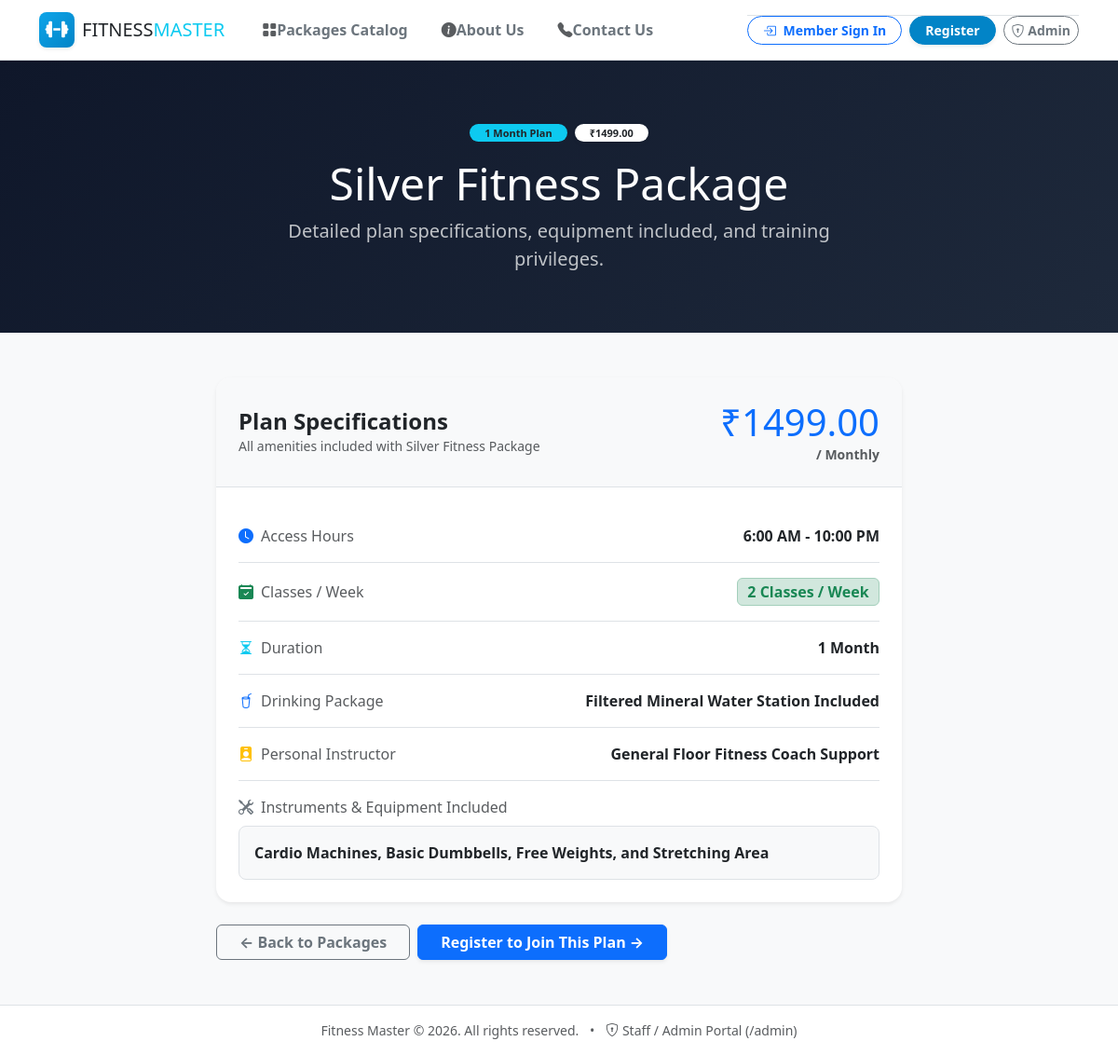
The app's page /packages/5/ with its own data.
### packages/models.py (models this page shows, shortened)
class Packages(models.Model):
    title = models.CharField(
        max_length=150,
        verbose_name="Package Title",
        help_text="Title or name of the package"
    )
    price = models.DecimalField(
        max_digits=10,
        decimal_places=2,
        verbose_name="Price",
        help_text="Package price"
    )
    duration = models.CharField(
        max_length=80,
        verbose_name="Duration",
        help_text="Duration (e.g. 1 Month, 3 Months, 6 Months, 1 Year)"
    )
    access_hours = models.CharField(
        max_length=120,
        verbose_name="Access Hours",
        help_text="Gym access hours (e.g. 24/7 Access, 6 AM - 10 PM)"
    )
    instruments = models.TextField(
        verbose_name="Instruments / Equipment",
        help_text="Equipment and instruments included with this package"
    )
    classes_per_week = models.CharField(
        max_length=80,
        verbose_name="Classes Per Week",
        help_text="Number of classes per week (e.g. 3 Classes/week, Unlimited)"
    )
    membership_duration = models.CharField(
        max_length=80,
        verbose_name="Membership Duration",
        help_text="Billing / commitment duration (e.g. Monthly, Quarterly, Annual)"
    )
    drinking_package = models.CharField(
        max_length=150,
        verbose_name="Drinking Package",
        help_text="Beverage benefits (e.g. Unlimited Mineral Water, Protein Shakes Included, None)"
    )
    personal_instructor = models.CharField(
        max_length=150,
        verbose_name="Personal Instructor",
        help_text="Trainer allocation (e.g. 1-on-1 Dedicated Trainer, 2 Free Sessions/Month, None)"
    )
    created_at = models.DateTimeField(auto_now_add=True)
    updated_at = models.DateTimeField(auto_now=True)
    class Meta:
        verbose_name = "Package"
        verbose_name_plural = "Packages"
        ordering = ['price']

### packages/views.py (the view)
# urls.py: path('packages/<int:pk>/', views.package_detail_view, name='package_detail'),
def package_detail_view(request, pk):
    package = get_object_or_404(Packages, pk=pk)
    related_packages = Packages.objects.exclude(pk=pk).order_by('price')[:2]
    is_user_portal = bool(request.session.get('is_user_authenticated') or request.GET.get('portal') == 'user')
    return render(request, 'packages/package_detail.html', {
        'package': package,
        'related_packages': related_packages,
        'is_user_page': is_user_portal,
    })

### templates/packages/package_detail.html (shortened to what this page needs)
{% extends 'base.html' %}
{% block auth_content %}
<div class="min-vh-100 d-flex flex-column bg-light">
  <nav class="navbar navbar-expand-lg navbar-light bg-white border-bottom shadow-sm sticky-top py-2.5">
    <div class="container">
      <a href="{% if request.session.is_user_authenticated %}{% url 'user_dashboard' %}{% else %}{% url 'packages_cards' %}{% endif %}" class="navbar-brand d-flex align-items-center gap-2 me-lg-4 text-decoration-none">
        <div class="rounded-3 p-2 text-white d-flex align-items-center justify-content-center shadow-sm" style="width: 38px; height: 38px; background: linear-gradient(135deg, #0ea5e9, #0284c7);">
          <i class="fa-solid fa-dumbbell fs-5"></i>
        </div>
        <span class="fw-black text-dark tracking-wide fs-5">FITNESS<span class="text-info">MASTER</span></span>
      </a>
      <div class="collapse navbar-collapse" id="detailGlobalNavbar">
        <ul class="navbar-nav me-auto mb-2 mb-lg-0 gap-1 pt-2 pt-lg-0">
          <li class="nav-item">
            <a class="nav-link fw-semibold text-secondary d-flex align-items-center gap-1.5 px-3 py-1.5 rounded-pill" href="{% url 'packages_cards' %}">
              <i class="bi bi-grid-fill text-muted"></i> Packages Catalog
            </a>
          </li>
          <li class="nav-item">
            <a class="nav-link fw-semibold text-secondary d-flex align-items-center gap-1.5 px-3 py-1.5 rounded-pill" href="{% url 'about_us' %}">
              <i class="bi bi-info-circle-fill text-muted"></i> About Us
            </a>
          </li>
          <li class="nav-item">
            <a class="nav-link fw-semibold text-secondary d-flex align-items-center gap-1.5 px-3 py-1.5 rounded-pill" href="{% url 'contact_us' %}">
              <i class="bi bi-telephone-fill text-muted"></i> Contact Us
            </a>
          </li>
        </ul>
        <div class="d-flex flex-wrap align-items-center gap-2 pt-2 pt-lg-0 border-top border-lg-0">
          {% if request.session.is_user_authenticated %}
            <div class="dropdown">
              <button class="btn btn-light border bg-white rounded-pill px-3 py-1.5 d-flex align-items-center gap-2 shadow-sm dropdown-toggle text-dark fw-bold" type="button" id="detailProfileDropdown" data-bs-toggle="dropdown" aria-expanded="false" style="font-size: 13px;">
                <div class="rounded-circle bg-primary text-white fw-bold d-flex align-items-center justify-content-center" style="width: 28px; height: 28px; font-size: 11px;">
                  {{ request.session.user_username|slice:":2"|upper }}
                </div>
                <span class="text-truncate" style="max-width: 140px;">{{ request.session.user_username }}</span>
              </button>
              <ul class="dropdown-menu dropdown-menu-end shadow-lg border-0 rounded-4 p-2 mt-2" aria-labelledby="detailProfileDropdown" style="min-width: 250px; border: 1px solid #e2e8f0 !important;">
                <li class="px-3 py-2.5 border-bottom bg-light rounded-3 mb-1">
                  <div class="d-flex align-items-center justify-content-between mb-1">
                    <small class="text-muted fw-bold text-uppercase" style="font-size: 10px;">Authenticated Member</small>
                    <span class="badge bg-success text-white px-2 py-0.5 rounded-pill" style="font-size: 9.5px;">Active</span>
                  </div>
                  <strong class="text-dark d-block text-truncate fs-6">{{ request.session.user_username }}</strong>
                </li>
                <li>
                  <a class="dropdown-item rounded-3 py-2 fw-semibold d-flex align-items-center gap-2 small" href="{% url 'user_dashboard' %}#memberProfileSection">
                    <i class="bi bi-person-circle text-primary"></i> My Profile
                  </a>
                </li>
                <li>
                  <a class="dropdown-item rounded-3 py-2 fw-semibold d-flex align-items-center gap-2 small" href="{% url 'packages_cards' %}">
                    <i class="bi bi-box-seam text-info"></i> Packages Catalog
                  </a>
                </li>
                <li><hr class="dropdown-divider my-1"></li>
                <li>
                  <a class="dropdown-item rounded-3 py-2 fw-bold text-danger d-flex align-items-center gap-2 small" href="{% url 'user_logout' %}">
                    <i class="bi bi-box-arrow-right"></i> Sign Out
                  </a>
                </li>
              </ul>
            </div>
          {% else %}
            <a href="{% url 'user_login' %}" class="btn btn-outline-primary btn-sm fw-bold px-3 py-1.5 rounded-pill">
              <i class="bi bi-box-arrow-in-right me-1"></i> Member Sign In
            </a>
            <a href="{% url 'user_register' %}" class="btn btn-primary btn-sm fw-bold px-3 py-1.5 rounded-pill shadow-sm" style="background-color: #0284c7; border-color: #0284c7;">
              Register
            </a>
            <a href="{% url 'admin_gateway' %}" class="btn btn-outline-secondary btn-sm fw-semibold rounded-pill px-2.5 py-1.5" title="Administrator Operations Portal (/admin)">
              <i class="bi bi-shield-lock"></i> <span class="d-none d-xl-inline">Admin</span>
            </a>
          {% endif %}
        </div>
      </div>
    </div>
  </nav>
  <div class="py-5 text-center text-white" style="background: linear-gradient(135deg, #0f172a, #1e293b);">
    <div class="container py-3">
      <div class="d-inline-flex align-items-center gap-2 mb-3">
        <span class="badge bg-info text-dark fw-bold px-3 py-1.5 rounded-pill" style="font-size: 11px;">
          {{ package.duration }} Plan
        </span>
        <span class="badge bg-white text-dark fw-bold px-3 py-1.5 rounded-pill shadow-sm" style="font-size: 11px;">
          ₹{{ package.price }}
        </span>
      </div>
      <h1 class="display-5 fw-black mb-2 text-white">{{ package.title }}</h1>
      <p class="lead text-light text-opacity-75 mb-0 mx-auto" style="max-width: 650px;">
        Detailed plan specifications, equipment included, and training privileges.
      </p>
    </div>
  </div>
  <div class="container py-5 flex-grow-1">
    <div class="row g-4 justify-content-center">
      <div class="col-lg-8">
        <div class="card border-0 rounded-4 shadow-sm bg-white overflow-hidden mb-4">
          <div class="p-4 bg-light border-bottom d-flex flex-wrap align-items-center justify-content-between gap-2">
            <div>
              <h4 class="fw-bold text-dark mb-0">Plan Specifications</h4>
              <small class="text-muted">All amenities included with {{ package.title }}</small>
            </div>
            <div class="text-end">
              <span class="display-6 fw-black text-primary">₹{{ package.price }}</span>
              <small class="text-muted d-block fw-semibold">/ {{ package.membership_duration }}</small>
            </div>
          </div>
          <div class="p-4">
            <ul class="list-unstyled mb-0">
              <li class="py-3 border-bottom d-flex align-items-center justify-content-between">
                <span class="text-muted"><i class="bi bi-clock-fill text-primary me-2"></i>Access Hours</span>
                <strong class="text-dark">{{ package.access_hours }}</strong>
              </li>
              <li class="py-3 border-bottom d-flex align-items-center justify-content-between">
                <span class="text-muted"><i class="bi bi-calendar2-check-fill text-success me-2"></i>Classes / Week</span>
                <span class="badge bg-success-subtle text-success border border-success-subtle fw-bold fs-6">{{ package.classes_per_week }}</span>
              </li>
              <li class="py-3 border-bottom d-flex align-items-center justify-content-between">
                <span class="text-muted"><i class="bi bi-hourglass-split text-info me-2"></i>Duration</span>
                <strong class="text-dark">{{ package.duration }}</strong>
              </li>
              <li class="py-3 border-bottom d-flex align-items-center justify-content-between">
                <span class="text-muted"><i class="bi bi-cup-straw text-primary me-2"></i>Drinking Package</span>
                <span class="text-dark fw-semibold text-end" style="max-width: 60%;">{{ package.drinking_package }}</span>
              </li>
              <li class="py-3 border-bottom d-flex align-items-center justify-content-between">
                <span class="text-muted"><i class="bi bi-person-badge-fill text-warning me-2"></i>Personal Instructor</span>
                <span class="text-dark fw-semibold text-end" style="max-width: 60%;">{{ package.personal_instructor }}</span>
              </li>
              <li class="pt-3">
                <span class="text-muted d-block mb-2"><i class="bi bi-tools text-secondary me-2"></i>Instruments &amp; Equipment Included</span>
                <div class="p-3 bg-light rounded-3 border text-dark fw-semibold">
                  {{ package.instruments }}
                </div>
              </li>
            </ul>
          </div>
        </div>
        <div class="d-flex flex-wrap gap-2">
          <a href="{% url 'packages_cards' %}" class="btn btn-outline-secondary fw-bold px-4 py-2.5">
            &larr; Back to Packages
          </a>
          {% if request.session.is_user_authenticated %}
            <a href="{% url 'user_dashboard' %}" class="btn btn-primary fw-bold px-4 py-2.5 shadow-sm">
              Enroll in {{ package.title }} &rarr;
            </a>
          {% else %}
            <a href="{% url 'user_register' %}" class="btn btn-primary fw-bold px-4 py-2.5 shadow-sm">
              Register to Join This Plan &rarr;
            </a>
          {% endif %}
        </div>
      </div>
    </div>
  </div>
  <footer class="bg-white border-top py-3 text-center text-muted small">
    <span>Fitness Master &copy; 2026. All rights reserved.</span>
    <span class="mx-2">&bull;</span>
    <a href="{% url 'admin_gateway' %}" class="text-decoration-none text-muted">
      <i class="bi bi-shield-lock me-1"></i>Staff / Admin Portal (/admin)
    </a>
  </footer>
</div>
{% endblock %}

### templates/base.html (style rules this page uses)
:root { --fm-primary-dark: #0f172a; --fm-secondary-dark: #1e293b; --fm-border: #e2e8f0; --fm-accent-cyan: #0ea5e9; --fm-accent-orange: #ff5722; --fm-bg-light: #f8fafc; }
body { font-family: system-ui, -apple-system, "Segoe UI", Roboto, "Helvetica Neue", sans-serif; background-color: var(--fm-bg-light); color: #1e293b; min-height: 100vh; }
html, body { overflow-x: hidden; max-width: 100vw; }

### records on screen
Packages: duration "1 Month", price "1499.00", title "Silver Fitness Package", membership_duration "Monthly", access_hours "6:00 AM - 10:00 PM", classes_per_week "2 Classes / Week", drinking_package "Filtered Mineral Water Station Included", personal_instructor "General Floor Fitness Coach Support", instruments "Cardio Machines, Basic Dumbbells, Free Weights, and Stretching Area"
